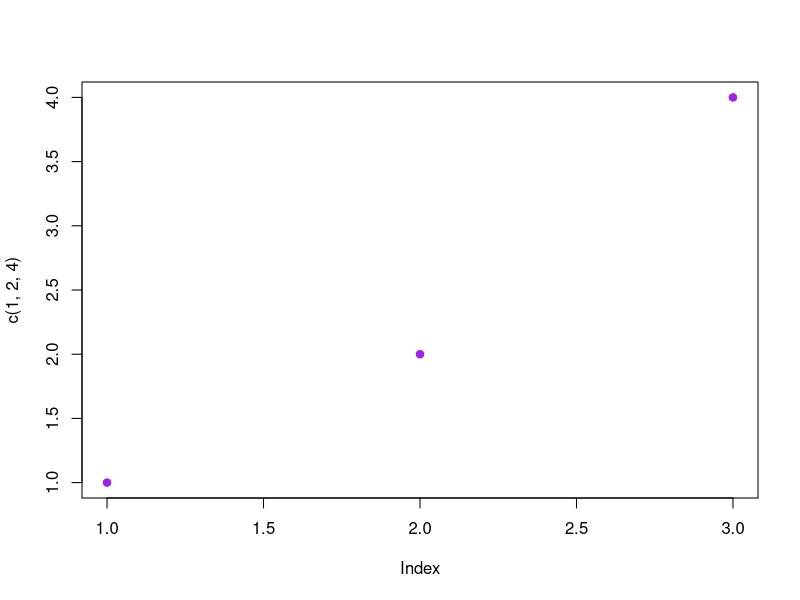

The R source for this figure:
### @export "assign-variables"
x <- 6
y <- 7

### @export "multiply"
x * y
### @end

pdf("plot.pdf")
### @export "graph"
plot(c(1,2,4), pch=19, col="purple")
### @end
dev.off()

